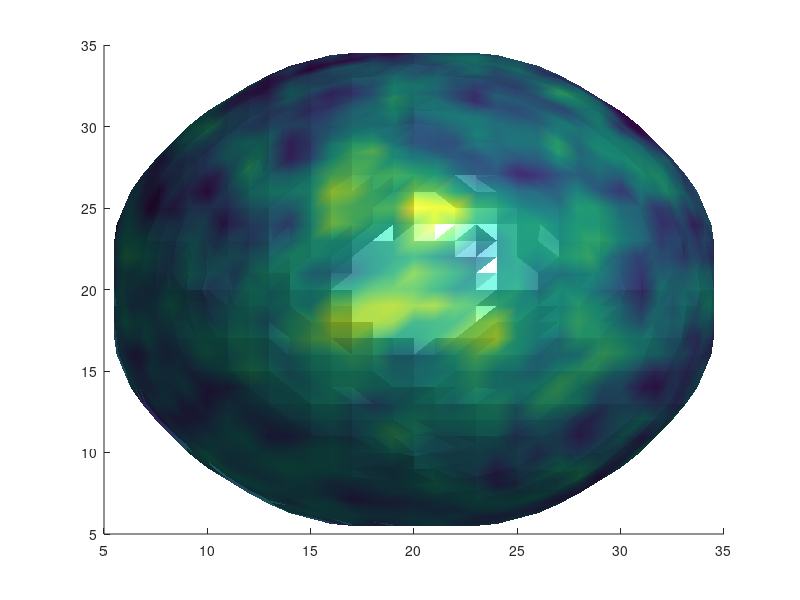

Here is the MATLAB script that generated this plot: (Note: this script raises an error after producing the figure.)
Nx=40;
Ny=40;
Nz=70;
R=15;

% load initial
% u0=uout+ues; v0=vout+ves; w0=wout+wes; x0=xout+xes;
fi=ones(Nx,Ny,Nz);
 r = zeros(Nx,Ny,Nz);
% 
% %ancho=2;
for i=1:Nx
    for j=1:Ny
        for k=1:Nz
            r(i,j,k)=sqrt((i-Nx/2)^2+(j-Ny/2)^2+(k)^2);
            if r(i,j,k)>=R
            fi(i,j,k)=-1;
            end
        end
   
   end
end

% for i = 20:30
%    for j = 20:30
%       for k = 15:45
%          %fi(i,j,k) = -1;
%          f = rand(1);
%         if f <= 0.5
%             fi(i,j,k) = -1;
%         end
%       end
%    end
% end
% for i = 10:30
%     for j = 10:30
%        for k = 25:45
%           fi(i,j,k) = -1; 
%        end
%     end
% end

    %R = 9;
    %N = 2;
    [X,Y,Z]=meshgrid(1:Nx,1:Ny,1:Nz);
        %teta=atan2((Y-Ny/2),(X-Nx/2));
        %rad=sqrt((X-Nx/2+.5).^2+(Y-Ny/2+.5).^2);
        u=1.5*exp(-((X-Nx/2-.5).^2+(Y-Ny/2-.5).^2+(Z-7).^2)/50);
        %u=2.5*rad.*(cos(teta*N)+sin(teta*N)).*(Z/Nz)/max(max(max(rad)))+(exp(-((-X+Nx/2-.5).^2+(-Y+Ny/2-.5).^2+(-Z+R+14).^2)/80));
        %u=-2.5*rad.*(cos(teta*N)+sin(teta*N)).*(Z/Nz)/max(max(max(rad)))+(exp(-((X-Nx/2).^2+(Y-Ny/2).^2+(Z-R+14).^2)/50));
        %u=2.5*rand(Nx,Ny,Nz);
        %u = 0.2*(rand(Nx,Ny,Nz)-.5);
        u=.1*u+.2*(rand(Nx,Ny,Nz)-.5);
        
%     u = zeros(Nx,Ny,Nz);
%     
%      for i=1:Nx
%          for j=1:Ny
%              for k=1:Nz
%                  u(i,j,k)=0.05*(1.5*exp(-((i-Nx/2-0.5)^2+(j-Ny/2-0.5)^2+(k-13-0.5)^2)/200)-0.1);%primera prueba
%              end
%          end
%      end

% fix0(:,:)=fi(Nx/2,:,:);
% 
% figure(1)
% clf
%     ux(:,:)=u(:,Ny/2,:);
%     %vx(:,:)=v(:,Ny/2,:);
%     fix(:,:)=fi(Nx/2,:,:);
% clf
% hold on
% mesh(ux,'FaceAlpha',0.5),shading interp,  view(-36,18)
% %mesh(fix,'FaceColor','none')
% hold off
% 
% % %%
%       figure(2)
%      clf
% [x,y,z] = meshgrid(1:1:Ny,1:1:Nx,1:1:Nz);
% xslice = [Nx/2-R:R:Nx/2+R,Nx/2-R:R:Nx/2+R];yslice = [Ny/2-R:R:Ny/2+R,Ny/2-R:R:Ny/2+R]; zslice = [0:3:R,0:3:R];
% p3=slice(x,y,z,u,xslice,yslice,zslice);
% set(p3,'FaceColor','flat','EdgeColor','none','FaceAlpha',0.1);
% rs=max(abs(max(max(max(u)))),abs(min(min(min(u)))));
% 
% axis equal, view(74,18), 
% set(gca,'CLim',[-rs,rs])
% colorbar;
% %%
    figure(4)
    
%     u = smooth3(u,'box',3); 
    clf
       
    %cdata = smooth3((u-min(min(min(u))))./(max(max(max(u)))-min(min(min(u)))),'box',5);
       cdata = smooth3(u,'box',3);
    fim = smooth3(fi,'box',3);
    p4=patch(isosurface(fim,0));
    isonormals(fim,p4);
    isocolors(cdata,p4);
    set(p4,'FaceColor','interp','EdgeColor','none'),
    camlight, lighting phong
    axis equal, axis off, 
    axis([1 Nx 1 Ny 1 Nz]),
    colormap jet
    light
material metal
    colorbar
view(-15,40)


%     figure(4)
%     fix(:,:)=fi(:,Ny/2,:);
%     contour(fix,[0 0],'k')
%     hold on
%     contour(fix0,[0 0],'r')
%     axis equal
%     %getframe(gcf);
%     hold off
